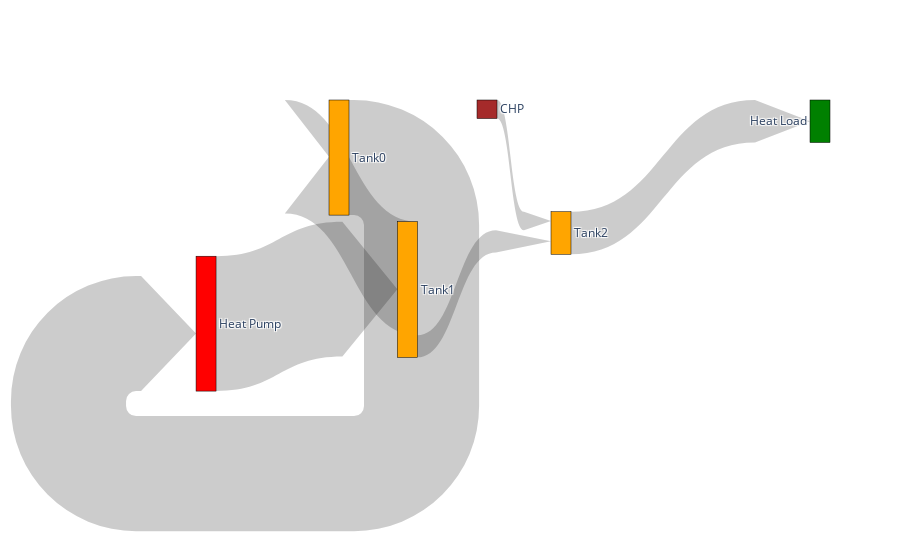

The cell this chart's notebook holds for it:
### Code cell
fig = go.Figure(data=[go.Sankey(
    arrangement = "snap",
    valuesuffix = "Wh",
    node = dict(
      pad = 10,
    #   thickness = 20,
      line = dict(color = "black", width = 0.5),
      label = ["Heat Pump", "Tank0", "Tank1", "Tank2", "Heat Load", "CHP"],
      x = [0, 0.35, 0.5, 0.65, 1,0.55],
      y = [0,-0.5,0.0,0.35,-0.2, -0.4],
    #   color = "blue"
      color = ['Red', 'Orange', 'Orange', 'Orange', 'Green', 'Brown']
    ),
    link = dict(
      arrowlen = 55,
      # source = [0, 1, 2,3, 4, 1,5], # indices correspond to labels, eg A1, A2, A1, B1, ...
      # target = [2, 2, 3,4, 1, 0,3],
      source = sources,
      target = targets,
      value = vals
    #   curve = [0, 0, 0, 0.5, 0]
  ))],
  layout = dict()
  )

fig.show()

### Figure 1 — Plotly figure (JSON) as saved in the notebook; plotly's stock layout.template omitted (floating-point values rounded to 4 significant figures)
{"data": [{"arrangement": "snap", "link": {"arrowlen": 55, "source": [0, 2, 2, 3, 4, 1, 5], "target": [2, 1, 3, 4, 1, 0, 3], "value": [73460000.0, 61810000.0, 12060000.0, 23160000.0, 0, 62690000.0, 10100000.0, 10100000.0]}, "node": {"color": ["Red", "Orange", "Orange", "Orange", "Green", "Brown"], "label": ["Heat Pump", "Tank0", "Tank1", "Tank2", "Heat Load", "CHP"], "line": {"color": "black", "width": 0.5}, "pad": 10, "x": [0, 0.35, 0.5, 0.65, 1, 0.55], "y": [0, -0.5, 0, 0.35, -0.2, -0.4]}, "type": "sankey", "valuesuffix": "Wh"}], "layout": {}}
